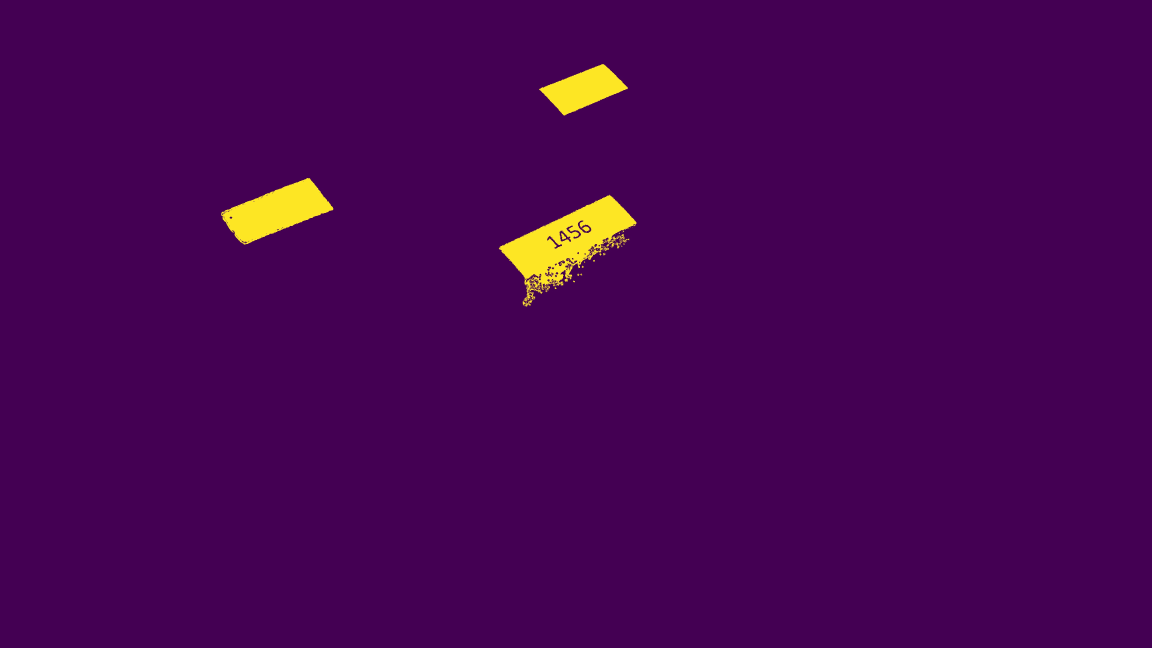
#> input picture 3d_picture/thresh_1.jpg, 4608 x 2592 px (shown at 1/4 size)
$ python main.py   (older library calls are emulated)
#> lines starting #> are read from the running program, lines starting #| are printed output that depends on the picture; after the words box and inside, x2 and y2 are one past the last pixel; in counts of white or black regions, pixels touching at a corner belong together
import numpy as np
import skimage
import cv2
from skimage.io import imshow, imsave
from numpy import clip
from skimage import img_as_float
from matplotlib import pyplot as plt


def main():
    import cv2 as cv
    from matplotlib import pyplot as plt
    from skimage.morphology import disk
    from skimage.filters.rank import enhance_contrast_percentile
    from skimage.io import imread
    from PIL import Image, ImageDraw

    # [81 lines left out: functions tobinary, get_corner_params, not called in this run]

    hsv_min = np.array((0, 54, 5), np.uint8)
    hsv_max = np.array((187, 255, 253), np.uint8)


    def find_countours(image_filtered):
#> called with image_filtered = 'thresh_1.jpg'
        img = cv.imread(image_filtered)
#> img is the input picture: shape (2592, 4608, 3); mean B, G, R 82.3, 3.6, 70.9
        hsv = cv.cvtColor(img, cv.COLOR_BGR2HSV)  # меняем цветовую модель с BGR на HSV
#> hsv: shape (2592, 4608, 3); mean H, S, V 143.1, 254.3, 85.7
        thresh = cv.inRange(hsv, hsv_min, hsv_max)  # применяем цветовой фильтр
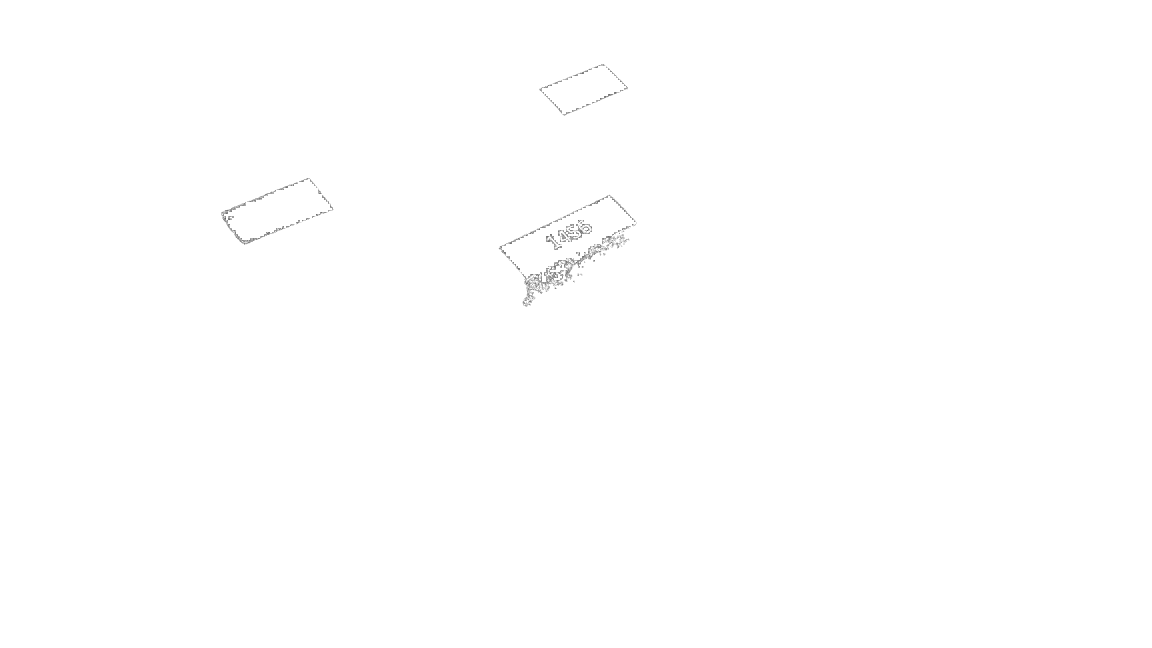
#> thresh: shape (2592, 4608) (shown at 1/4 size); 99.9% white; black in thin lines or dots, all inside (x1, y1, x2, y2) = (884, 256, 2546, 1226)
        _, contours0, hierarchy = cv.findContours(thresh.copy(), cv.RETR_TREE, cv.CHAIN_APPROX_SIMPLE)
#> contours0 = 8171 contours, 8162 with area under 20; largest, box (x1, y1, x2, y2) and area: (0, 0, 4608, 2592) 11936737, (2321, 923, 2331, 934) 40, (2069, 1071, 2079, 1077) 24, (2386, 805, 2392, 815) 24, (2104, 938, 2112, 945) 24

        # перебираем все найденные контуры в цикле
        for cnt in contours0:

            rect = cv.minAreaRect(cnt)  # пытаемся вписать прямоугольник
            box = cv.boxPoints(rect)  # поиск четырех вершин прямоугольника
            box = np.int0(box)  # округление координат
            area = int(rect[1][0] * rect[1][1])  # вычисление площади

            if area > 25:
                print('contour ', cnt)
                print(box)
                cv.drawContours(img, [box], 0, (255, 0, 0), 2)  # рисуем прямоугольник
#> this loop made 8171 passes
#> area on passes 465, 1099, 1916: 27, 27, 45
#> (printed output is left out)

        thresh = cv.inRange(hsv, hsv_min, hsv_max)
        _, contours0, hierarchy = cv.findContours(thresh.copy(), cv.RETR_TREE, cv.CHAIN_APPROX_SIMPLE)
        for cnt in contours0:
            if len(cnt) > 4:
                ellipse = cv.fitEllipse(cnt)
                cv.ellipse(img, ellipse, (0, 0, 255), 2)
#> this loop made 8171 passes
#> ellipse on passes 3, 5, 11, 12, 14, 15, 20, 23, 26, 29, 31, 32: ((2106, 1224.5), (2.12, 3), 0), ((2103.8, 1224.2), (2.8, 4.33), 25.37), ((2107, 1221), (2.31, 4), 90), ((2103, 1221.4), (3.2, 4.13), 89.56), ((2096, 1221.5), (2.12, 3), 0), ((2120.5, 1220), (2.12, 3), 90), ((2118.5, 1219), (2.12, 3), 90), ((2120.5, 1218), (2.12, 3), 90), ((2092.6, 1219), (3.2, 4.13), 0), ((2110, 1217.5), (2.12, 3), 0), ((2103.5, 1217), (2.12, 3), 90), ((2117.5, 1216.5), (3.16, 3.16), 0)
#> cnt on passes 1, 2, 4, 6, 7, 8: [[0, 0], [0, 2591], [4607, 2591], [4607, 0]], [[2107, 1224], [2108, 1223], [2109, 1224], [2108, 1225]], [[2100, 1224], [2101, 1223], [2102, 1224], [2101, 1225]], [[2101, 1223], [2102, 1222], [2103, 1223], [2102, 1224]], [[2108, 1222], [2109, 1221], [2110, 1222], [2109, 1223]], [[2104, 1222], [2105, 1221], [2106, 1222], [2105, 1223]]

        cv.imshow('contours', img)  # вывод обработанного кадра в окно
        plt.imsave('contours.jpg', img)
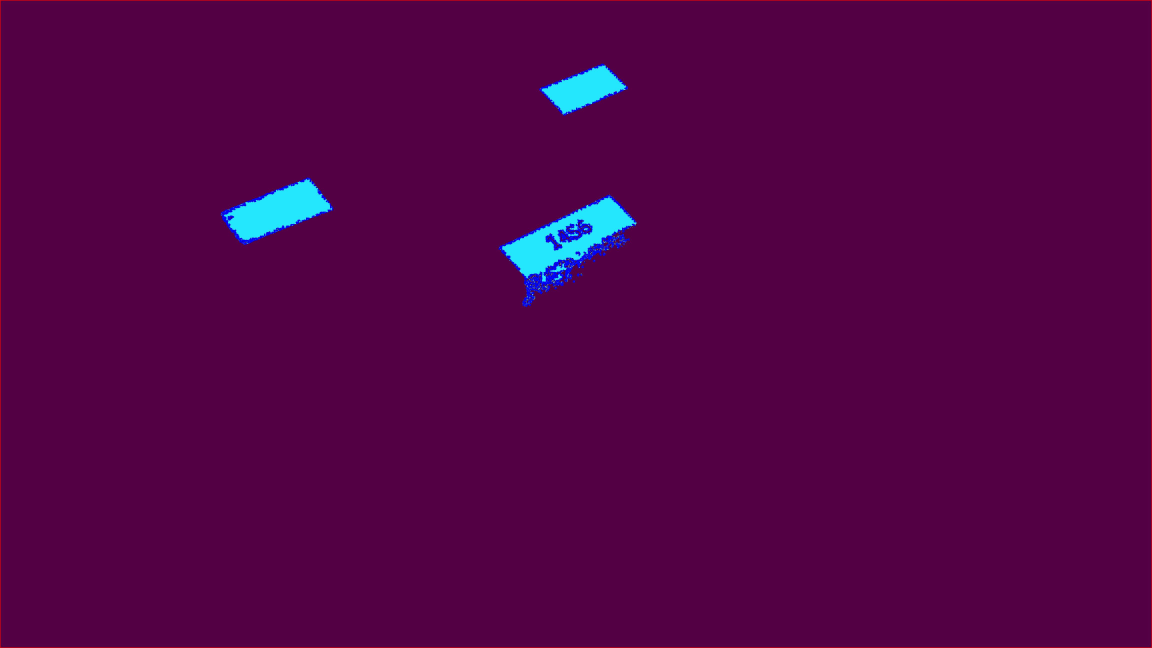
#> saved as contours.jpg: shape (2592, 4608, 3) (shown at 1/4 size); mean R, G, B 82.5, 3, 70.9

        cv.waitKey()
        cv.destroyAllWindows()


   # [8 lines of commented-out code are left out]
    find_countours('thresh_1.jpg')


if __name__ == "__main__":
    main()
